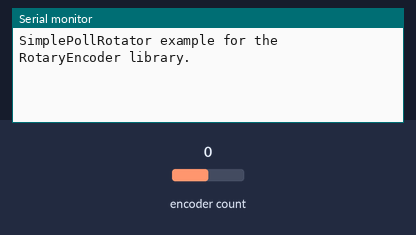
Bench run of a sketch on a simulated Arduino Uno, built with avr-gcc and run on an emulated ATmega328P. Shown: the last lines printed to the serial monitor. Inputs (shaded band) come from the test bench; at power-on: encoder count 0.

Above: at 1.2 s.
1.3 s: encoder count set to 1
At 2.4 s:
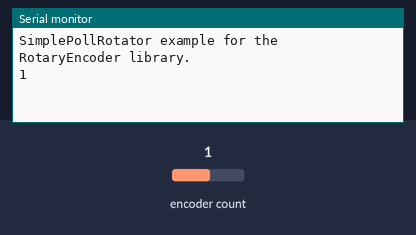
2.8 s: encoder count set to 2
At 3.5 s:
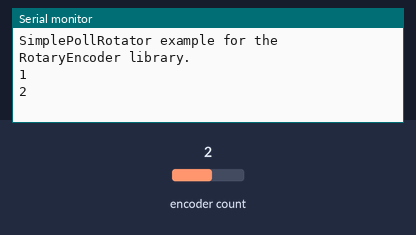

Measured:
- after the input at 1.3 s, the serial monitor: prints a new line at once (image 1)
- after the input at 2.8 s, the serial monitor: prints a new line at once (image 2)

The sketch:

A_RotaryEncoderModule.ino
```cpp
// (licence header left out)
// This example checks the state of the rotary encoder in the loop() function.
// The current position is printed on output when changed.

// Hardware setup:
// Attach a rotary encoder with output pins to A0 and A1.
// The common contact should be attached to ground.

#include <RotaryEncoder.h>

// Setup a RoraryEncoder for pins A2 and A3:
RotaryEncoder encoder(A0, A1);

void setup()
{
  Serial.begin(57600);
  Serial.println("SimplePollRotator example for the RotaryEncoder library.");
} // setup()


// Read the current position of the encoder and print out when changed.
void loop()
{
  static int pos = 0;
  encoder.tick();

  int newPos = encoder.getPosition();
  if (pos != newPos) {
    Serial.print(newPos);
    Serial.println();
    pos = newPos;
  } // if
} // loop ()

// The End
```
